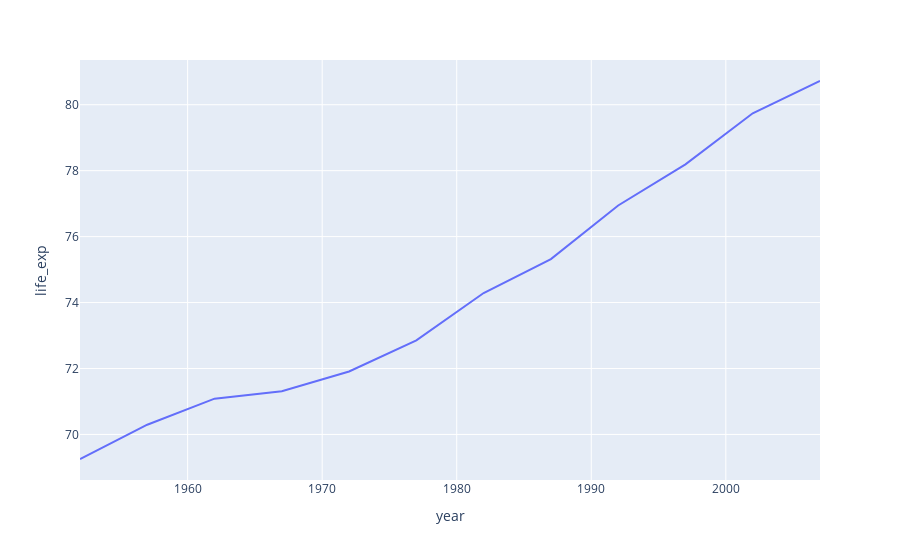

The code cell stored with this chart in its notebook:
### Code cell
px.line(data_frame=df_exp_per_year_oceania , x='year' , y='life_exp')

### Figure 1 — Plotly figure (JSON) as saved in the notebook; plotly's stock layout.template omitted (floating-point values rounded to 4 significant figures)
{"data": [{"hovertemplate": "year=%{x}<br>life_exp=%{y}<extra></extra>", "legendgroup": "", "line": {"color": "#636efa", "dash": "solid"}, "marker": {"symbol": "circle"}, "mode": "lines", "name": "", "orientation": "v", "showlegend": false, "type": "scatter", "x": [1952, 1957, 1962, 1967, 1972, 1977, 1982, 1987, 1992, 1997, 2002, 2007], "xaxis": "x", "y": [69.25, 70.3, 71.09, 71.31, 71.91, 72.85, 74.29, 75.32, 76.94, 78.19, 79.74, 80.72], "yaxis": "y"}], "layout": {"legend": {"tracegroupgap": 0}, "margin": {"t": 60}, "xaxis": {"anchor": "y", "domain": [0, 1], "title": {"text": "year"}}, "yaxis": {"anchor": "x", "domain": [0, 1], "title": {"text": "life_exp"}}}}
